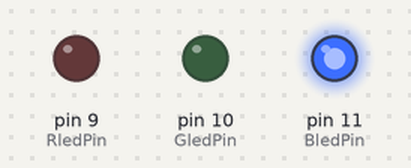
A sketch run on a simulated Arduino Uno, built with avr-gcc and run on an emulated ATmega328P. Parts: output pins drawn as LEDs (lit = HIGH).

Above: at 1.6 s.
At 3.85 s:
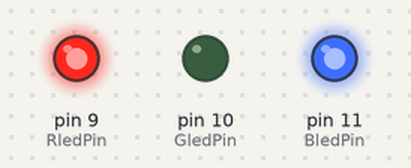
At 6.1 s:
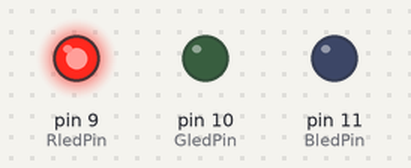
At 7.25 s:
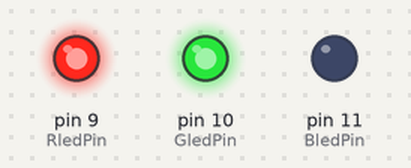
At 8.4 s:
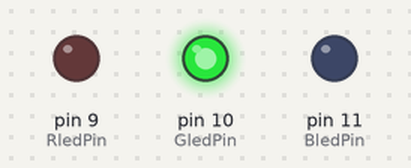
At 10.7 s:
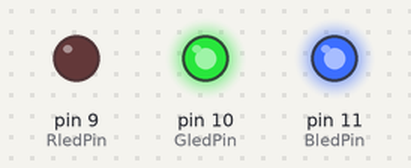
Timing chart, 0 to 13.5 s (numbered marks = the images above):
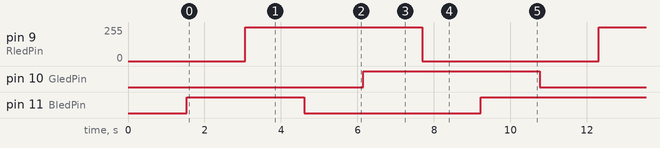

The sketch:

rgbfading.ino
```cpp
int RledPin =  9;    // Red LED connected to digital pin 9
int GledPin = 10;    // Green LED connected to digital pin 10
int BledPin = 11;    // Blue LED connected to digital pin 11
int _delay  =  6;    // Delay time
int _step   =  1;    // Increment/decrement size

int FadeOn(int pin)
{
  int fadeValue;
  // Ramp up pin
  for(fadeValue = 0 ; fadeValue <= 255; fadeValue += _step) {
    // sets the value (range from 0 to 255):
    analogWrite(pin, fadeValue);
    // wait to see the dimming effect
    delay(_delay);
  }
  analogWrite(pin, 255);
  return(fadeValue);
}

int FadeOff(int pin)
{
  int fadeValue;
  // Ramp down pin
  for(fadeValue = 255 ; fadeValue >= 0; fadeValue -= _step) {
    // sets the value (range from 0 to 255):
    analogWrite(pin, fadeValue);
    // wait to see the dimming effect
    delay(_delay);
  }
  analogWrite(pin, 0);
  return(fadeValue);
}

void setup()  {
   // sets the pins as output
   pinMode(RledPin, OUTPUT);
   pinMode(GledPin, OUTPUT);
   pinMode(BledPin, OUTPUT);

  // LEDs off
  analogWrite(RledPin, 0);
  analogWrite(GledPin, 0);
  // Ramp up blue LED
  FadeOn(BledPin);
}

void loop()  {
  // phase 0: fade in red from min to max
  FadeOn(RledPin);

  // phase 1: fade out blue from max to min
  FadeOff(BledPin);

  // phase 2: fade in green from min to max
  FadeOn(GledPin);

  // phase 3: fade out red from max to min
  FadeOff(RledPin);

  // phase 4: fade in blue from min to max
  FadeOn(BledPin);

  // phase 5: fade out from max to min
  FadeOff(GledPin);
}
```

Measured:
- by itself, pin 9 (RledPin): repeats every 9.2 s: 0/255 4.6 s, 255/255 4.6 s
- by itself, pin 10 (GledPin), pin 11 (BledPin): alternates HIGH for 4.6 s and LOW for 4.6 s
